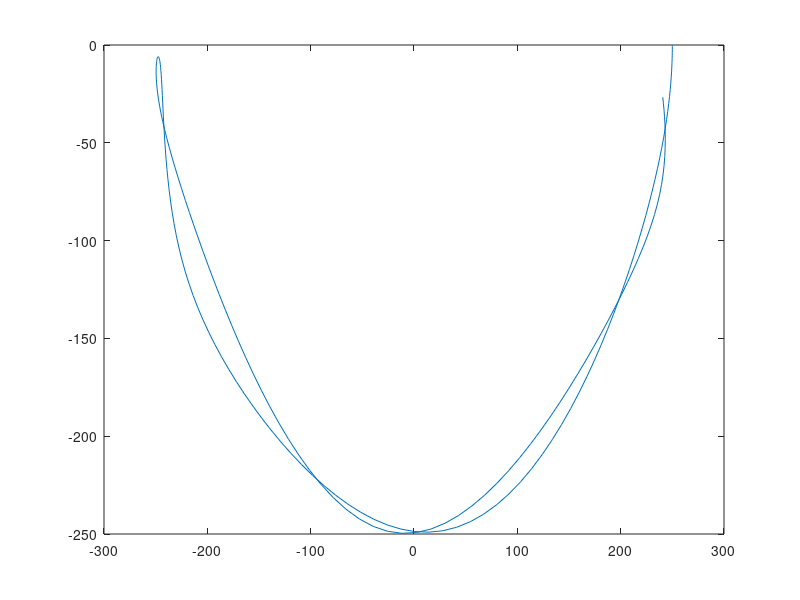

Write the MATLAB code that produced this figure.
%INITIALIZATION
format long
clearvars;
clc;
close all;

% VARIABLE DECLARATION WITH INITIAL VALUE LENGTH OF THE STRING OF BOTH PENDULUMS, CAN BE THOUGHT OF AS RADIUS OF THE CIRCULAR PATH
r1 = 125;
r2 = 125;
% MASS OF THE TWO BOBS
m1 = 10;
m2 = 10;
% INITIAL STARTING ANGLE OF THE BOBS (PI/2 MEANS RIGHT-HORIZONTAL POSITION)
a1 = pi/2;
a2 = pi/2;
% INITIAL ANGULAR VELOCITY OF THE BOBS (AT REST)
a1_v = 0;
a2_v = 0;
% ACCELERATION DUE TO GRAVITY (DETERMINES THE)
g = 1;
% FINAL VALUE OF POSITION OF SECOND BOB (THIS WILL BE CALCULATED ANYWAY SO IT'S INDEPENDENT OF INITIAL VALUE)
px2 = -1;
py2 = -1;
% THESE 2 VAARIABLES ARE NOT USED IN MATLAB BUT THEY WILL BE USED AS OFFSET FOR LOCATION WHILE ANIMATING THE SYSTEM
cx = 50;
cy = 50;
% TIME STEP
dt = 0.5;
% ITERATIONS
itr = 200;
% USED FOR PLOTTING PURPOSES
X1 = zeros([itr,1]);
Y1 = zeros([itr,1]);
A1 = zeros([itr,1]);
X2 = zeros([itr,1]);
Y2 = zeros([itr,1]);
A2 = zeros([itr,1]);

% START LOOPING
for i = 1:itr
    % SIMPLIFYING USING FORCE BALANCE EQUATION AND WRITING EVERYTHING IN TERMS OF THETA
    % SOLVING THE EQUATION FOR BOB 1
    num1 = -g * (2 * m1 + m2) * sin(a1);
    num2 = -m2 * g * sin(a1 - 2 * a2);
    num3 = -2 * sin(a1 - a2) * m2;
    num4 = a2_v * a2_v * r2 + a1_v * a1_v * r1 * cos(a1 - a2);
    den = r1 * (2 * m1 + m2 - m2 * cos(2 * a1 - 2 * a2));
    % NEW ANGLAR ACCELERATION OF BOB 1
    a1_a = (num1 + num2 + num3 * num4) / den;
    % SOLVING THE EQUATION FOR BOB 1
    num1 = 2 * sin(a1 - a2);
    num2 = (a1_v * a1_v * r1 * (m1 + m2));
    num3 = g * (m1 + m2) * cos(a1);
    num4 = a2_v * a2_v * r2 * m2 * cos(a1 - a2);
    den = r2 * (2 * m1 + m2 - m2 * cos(2 * a1 - 2 * a2));
    % NEW ANGLAR ACCELERATION OF BOB 2
    a2_a = (num1 * (num2 + num3 + num4)) / den;
    
    % CURRENT POSITION OF BOB 1
    x1 = r1 * sin(a1);
    y1 = r1 * cos(a1);
    % CURRENT POSITION OF BOB 2
    x2 = x1 + r2 * sin(a2);
    y2 = y1 + r2 * cos(a2);
    
    % INSERT VALUES OF VARIABLES TO BE PLOTTED
    X1(i) = x1;
    Y1(i) = y1;
    A1(i) = a1;
    X2(i) = x2;
    Y2(i) = y2;
    A2(i) = a2;
    
    % NEW VALUES FOR BOB 1 AND 2 UDING LINEAR APPROXIMATION
    % NEW ANGULAR VELOCITY UPDATED FOR NEXT ITERATION CALCULATIONS
    a1_v = a1_v + a1_a*dt;
    a2_v = a2_v + a2_a*dt;
    % NEW ANGLE THETA UPDATED FOR NEXT ITERATION CALCULATIONS
    a1 = a1 + a1_v*dt;
    a2 = a2 + a2_v*dt;
    % NEW POSITION UPDATED FOR NEXT ITERATION CALCULATIONS
    px2 = x2;
    py2 = y2;
end

% PLOT FOR FINAL POSITION OF SECOND BOB
plot(X2,-Y2);

% EXPORT VALUES
csvwrite('C:\Users\geekSA67\code\CS374_Labs\Project\X1.csv',X1)
csvwrite('C:\Users\geekSA67\code\CS374_Labs\Project\Y1.csv',Y1) 
csvwrite('C:\Users\geekSA67\code\CS374_Labs\Project\A1.csv',A1) 
  